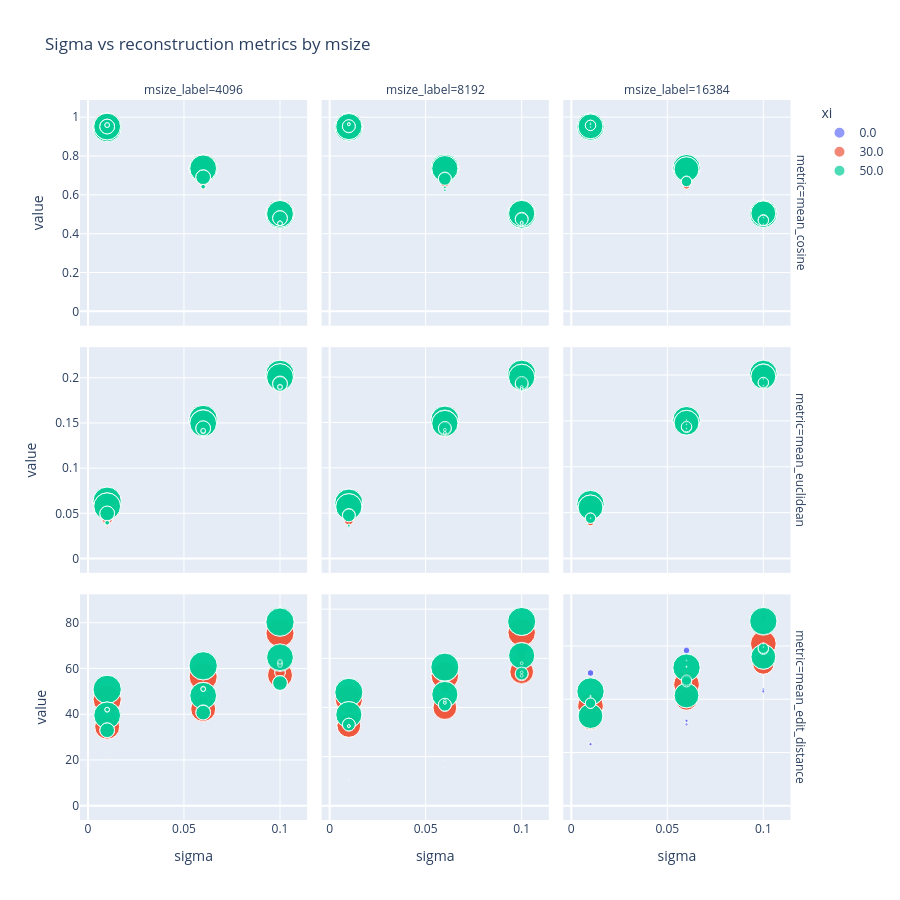

Notebook cell for this chart:
### Code cell
plot_df = df[[
    "sigma",
    "xi",
    "iota",
    "kappa",
    "latent",
    "msize",
    "filling_percent",
    "recognized",
    "unrecognized",
    "mean_cosine",
    "mean_euclidean",
    "mean_edit_distance",
]].copy()
plot_df["msize_label"] = plot_df["msize"].astype(str)
plot_df["xi_label"] = plot_df["xi"].astype(str)
msize_order = [str(msize) for msize in sorted(plot_df["msize"].unique())]
xi_order = [str(xi) for xi in sorted(plot_df["xi"].unique())]
plot_df = plot_df.sort_values(["msize", "sigma", "xi"])

plot_df_long = plot_df.melt(
    id_vars=[
        "sigma",
        "xi",
        "xi_label",
        "iota",
        "kappa",
        "latent",
        "msize",
        "msize_label",
        "filling_percent",
        "recognized",
        "unrecognized",
    ],
    value_vars=["mean_cosine", "mean_euclidean", "mean_edit_distance"],
    var_name="metric",
    value_name="value",
)

fig = px.scatter(
    plot_df_long,
    x="sigma",
    y="value",
    facet_row="metric",
    facet_col="msize_label",
    color="xi_label",
    size="recognized",
    category_orders={
        "msize_label": msize_order,
        "xi_label": xi_order,
    },
    hover_data={
        "xi_label": False,
        "msize_label": False,
        "xi": True,
        "iota": True,
        "kappa": True,
        "latent": True,
        "msize": True,
        "filling_percent": True,
        "recognized": True,
        "unrecognized": True,
    },
    title="Sigma vs reconstruction metrics by msize",
    height=900,
)
fig.update_yaxes(matches=None)
fig.update_layout(
    xaxis_title="sigma",
    yaxis_title="value",
    legend_title_text="xi",
)
fig.show()
